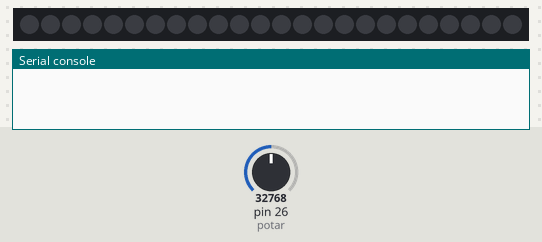
A program run on a simulated MicroPython board. Parts: 24 RGB LEDs in strip order, left to right, the last lines printed to the serial console. The inputs (shaded band) are chosen by the test bench; at power-on: pin 26 (potar) = 32768 (analog values on the 0–65535 scale). Dim RGB values are drawn brighter than linear.

Above: at 1.2 s.
1.3 s: pin 26 (potar) set to 45874
At 2.5 s:
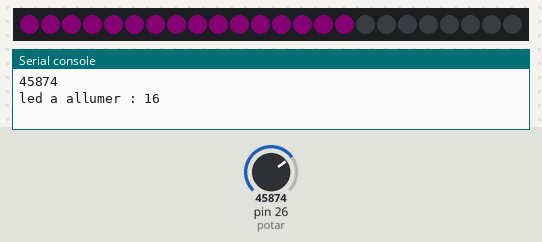
3.0 s: pin 26 (potar) set to 57670
At 3.8 s:
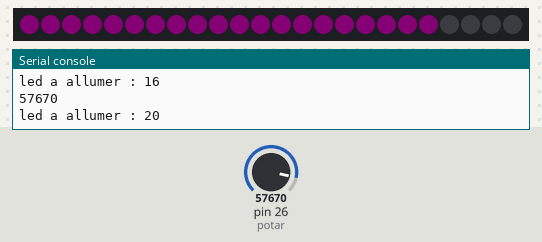
4.5 s: pin 26 (potar) set to 65535
At 5.0 s:
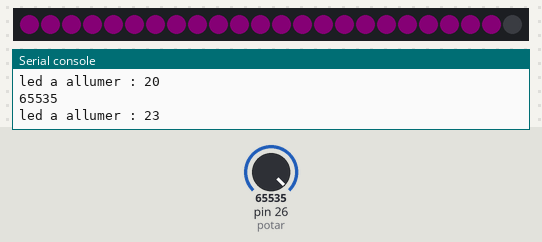
6.0 s: pin 26 (potar) set to 0
At 7.4 s:
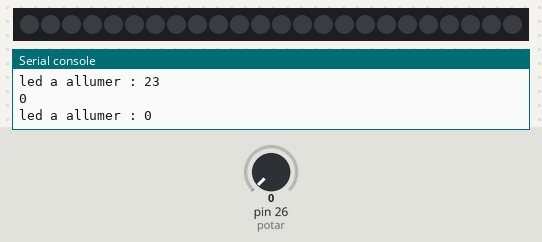
Timing chart, 0 to 8.5 s (numbered marks = the images above; inputs shaded):
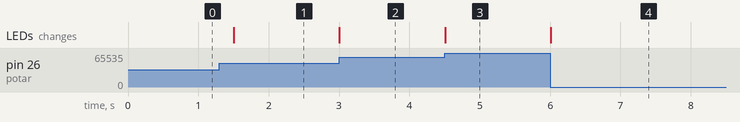

Measured:
- after the input at 1.3 s, the LEDs: change after 0.20 s (image 1)
- after the input at 3.0 s, the LEDs: change at once (image 2)
- after the input at 4.5 s, the LEDs: change at once (image 3)
- after the input at 6.0 s, the LEDs: change at once (image 4)

The program:

main_exemple_potentiometre_2.py
```python
from machine import Pin, ADC
from neopixel import Neopixel
import time

# configuration
NUMLED = 24#30

# declaration du potentiometre (ADC 0)
potar = ADC(0)
# declaration du ruban de leds (Pin 0)
leds = Neopixel(NUMLED,0,0,"GRB")

# fonction qui va lire la valeur du potentiometre
def lit_potar():
    global potar
    return potar.read_u16()

# fonction qui va definir la led a allumer en fonction de la valeur du potentiometre
def get_led_for( potar_value ):
    return (((NUMLED-1)*potar_value)/65535)


# definit la luminosite des leds
leds.brightness(15)
# on eteint toute les leds
leds.clear()
# on affiche
leds.show()

# initialisation des variables
old_val_potar = lit_potar()

# boucle principale
while True:
    # lit la valeur du potentiometre
    valeur_potar  = lit_potar()
    # test si la valeur lue est différente de la précédente
    if valeur_potar != old_val_potar:
        # affiche la valeur du potentiometre
        print(valeur_potar)
        # sauvegarde la nouvelle valeur du potentiometre
        old_val_potar = valeur_potar
        # converti la valeur du potentiometre en numero de led
        numero_led = int(get_led_for( valeur_potar ))
        # affiche toute les leds jusqu'au numero de led
        print(f"led a allumer : {numero_led}")
        leds.clear()
        for i in range (0,numero_led):
            leds.set_pixel(i,(128,0,120))
        leds.show()

    time.sleep(0.3)
```
